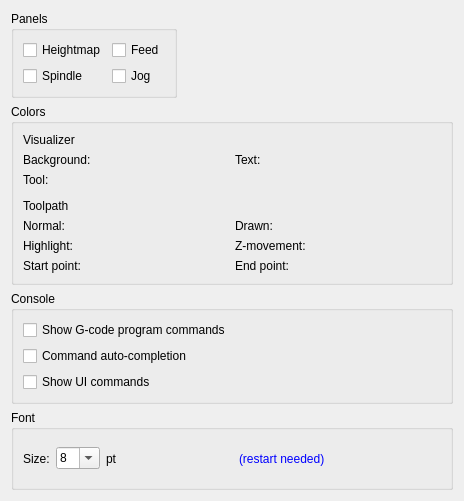
         <widget class="QWidget" name="scrollAreaWidgetContents">
          <property name="geometry">
           <rect>
            <x>0</x>
            <y>0</y>
            <width>464</width>
            <height>501</height>
           </rect>
          </property>
          <layout class="QGridLayout" name="gridLayout_3">
           <item row="0" column="0">
            <layout class="QVBoxLayout" name="verticalLayout_16">
             <item>
              <widget class="GroupBox" name="grpPanels">
               <property name="sizePolicy">
                <sizepolicy hsizetype="Fixed" vsizetype="Preferred">
                 <horstretch>0</horstretch>
                 <verstretch>0</verstretch>
                </sizepolicy>
               </property>
               <property name="title">
                <string>Panels</string>
               </property>
               <layout class="QGridLayout" name="gridLayout_16">
                <item row="0" column="0">
                 <widget class="QCheckBox" name="panelHeightmap">
                  <property name="text">
                   <string>Heightmap</string>
                  </property>
                 </widget>
                </item>
                <item row="0" column="1">
                 <widget class="QCheckBox" name="panelFeed">
                  <property name="text">
                   <string>Feed</string>
                  </property>
                 </widget>
                </item>
                <item row="1" column="1">
                 <widget class="QCheckBox" name="panelJog">
                  <property name="text">
                   <string>Jog</string>
                  </property>
                 </widget>
                </item>
                <item row="1" column="0">
                 <widget class="QCheckBox" name="panelSpindle">
                  <property name="text">
                   <string>Spindle</string>
                  </property>
                 </widget>
                </item>
               </layout>
              </widget>
             </item>
             <item>
              <widget class="GroupBox" name="grpColors">
               <property name="title">
                <string>Colors</string>
               </property>
               <layout class="QVBoxLayout" name="verticalLayout_7">
                <item>
                 <layout class="QGridLayout" name="gridLayout_6" columnstretch="0,0,0,0">
                  <item row="7" column="2">
                   <widget class="QLabel" name="label_20">
                    <property name="text">
                     <string>Z-movement:</string>
                    </property>
                   </widget>
                  </item>
                  <item row="5" column="0">
                   <widget class="QLabel" name="label_21">
                    <property name="text">
                     <string>Toolpath</string>
                    </property>
                    <property name="wordWrap">
                     <bool>true</bool>
                    </property>
                   </widget>
                  </item>
                  <item row="7" column="3">
                   <widget class="ColorPicker" name="clpToolpathZMovement" native="true"/>
                  </item>
                  <item row="2" column="0">
                   <widget class="QLabel" name="label_24">
                    <property name="text">
                     <string>Background:</string>
                    </property>
                   </widget>
                  </item>
                  <item row="7" column="1">
                   <widget class="ColorPicker" name="clpToolpathHighlight" native="true"/>
                  </item>
                  <item row="8" column="1">
                   <widget class="ColorPicker" name="clpToolpathStart" native="true"/>
                  </item>
                  <item row="7" column="0">
                   <widget class="QLabel" name="label_25">
                    <property name="text">
                     <string>Highlight:</string>
                    </property>
                   </widget>
                  </item>
                  <item row="8" column="0">
                   <widget class="QLabel" name="label_26">
                    <property name="text">
                     <string>Start point:</string>
                    </property>
                   </widget>
                  </item>
                  <item row="8" column="3">
                   <widget class="ColorPicker" name="clpToolpathEnd" native="true"/>
                  </item>
                  <item row="8" column="2">
                   <widget class="QLabel" name="label_27">
                    <property name="text">
                     <string>End point:</string>
                    </property>
                   </widget>
                  </item>
                  <item row="2" column="1">
                   <widget class="ColorPicker" name="clpVisualizerBackground" native="true"/>
                  </item>
                  <item row="2" column="3">
                   <widget class="ColorPicker" name="clpVisualizerText" native="true"/>
                  </item>
                  <item row="1" column="0">
                   <widget class="QLabel" name="label_22">
                    <property name="text">
                     <string>Visualizer</string>
                    </property>
                   </widget>
                  </item>
                  <item row="2" column="2">
                   <widget class="QLabel" name="label_28">
                    <property name="text">
                     <string>Text:</string>
                    </property>
                   </widget>
                  </item>
                  <item row="3" column="0">
                   <widget class="QLabel" name="label_19">
                    <property name="text">
                     <string>Tool:</string>
                    </property>
                   </widget>
                  </item>
                  <item row="3" column="1">
                   <widget class="ColorPicker" name="clpTool" native="true"/>
                  </item>
                  <item row="4" column="0">
                   <spacer name="verticalSpacer">
                    <property name="orientation">
                     <enum>Qt::Vertical</enum>
                    </property>
                    <property name="sizeType">
                     <enum>QSizePolicy::Fixed</enum>
                    </property>
                    <property name="sizeHint" stdset="0">
                     <size>
                      <width>20</width>
                      <height>6</height>
                     </size>
                    </property>
                   </spacer>
                  </item>
                  <item row="6" column="2">
                   <widget class="QLabel" name="label_16">
                    <property name="text">
                     <string>Drawn:</string>
                    </property>
                   </widget>
                  </item>
                  <item row="6" column="3">
                   <widget class="ColorPicker" name="clpToolpathDrawn" native="true"/>
                  </item>
                  <item row="6" column="1">
                   <widget class="ColorPicker" name="clpToolpathNormal" native="true"/>
                  </item>
                  <item row="6" column="0">
                   <widget class="QLabel" name="label_23">
                    <property name="text">
                     <string>Normal:</string>
                    </property>
                   </widget>
                  </item>
                 </layout>
                </item>
               </layout>
              </widget>
             </item>
             <item>
              <widget class="QGroupBox" name="grpConsole">
               <property name="sizePolicy">
                <sizepolicy hsizetype="Preferred" vsizetype="Preferred">
                 <horstretch>0</horstretch>
                 <verstretch>0</verstretch>
                </sizepolicy>
               </property>
               <property name="minimumSize">
                <size>
                 <width>0</width>
                 <height>0</height>
                </size>
               </property>
               <property name="title">
                <string>Console</string>
               </property>
               <layout class="QVBoxLayout" name="verticalLayout_12">
                <property name="leftMargin">
                 <number>9</number>
                </property>
                <property name="topMargin">
                 <number>9</number>
                </property>
                <property name="rightMargin">
                 <number>9</number>
                </property>
                <property name="bottomMargin">
                 <number>9</number>
                </property>
                <item>
                 <widget class="QCheckBox" name="showProgramCommands">
                  <property name="text">
                   <string>Show G-code program commands</string>
                  </property>
                 </widget>
                </item>
                <item>
                 <widget class="QCheckBox" name="autoCompletion">
                  <property name="text">
                   <string>Command auto-completion</string>
                  </property>
                 </widget>
                </item>
                <item>
                 <widget class="QCheckBox" name="showUICommands">
                  <property name="text">
                   <string>Show UI commands</string>
                  </property>
                 </widget>
                </item>
               </layout>
              </widget>
             </item>
             <item>
              <widget class="GroupBox" name="groupBox">
               <property name="title">
                <string>Font</string>
               </property>
               <layout class="QHBoxLayout" name="horizontalLayout_10">
                <item>
                 <widget class="QLabel" name="label_29">
                  <property name="text">
                   <string>Size:</string>
                  </property>
                 </widget>
                </item>
                <item>
                 <widget class="QComboBox" name="cboFontSize">
                  <property name="sizePolicy">
                   <sizepolicy hsizetype="Preferred" vsizetype="Fixed">
                    <horstretch>0</horstretch>
                    <verstretch>0</verstretch>
                   </sizepolicy>
                  </property>
                  <property name="editable">
                   <bool>true</bool>
                  </property>
                  <property name="currentText">
                   <string>8</string>
                  </property>
                  <property name="maxCount">
                   <number>10</number>
                  </property>
                  <property name="minimumContentsLength">
                   <number>1</number>
                  </property>
                  <item>
                   <property name="text">
                    <string>8</string>
                   </property>
                  </item>
                  <item>
                   <property name="text">
                    <string>9</string>
                   </property>
                  </item>
                  <item>
                   <property name="text">
                    <string>10</string>
                   </property>
                  </item>
                  <item>
                   <property name="text">
                    <string>11</string>
                   </property>
                  </item>
                  <item>
                   <property name="text">
                    <string>12</string>
                   </property>
                  </item>
                 </widget>
                </item>
                <item>
                 <widget class="QLabel" name="label_30">
                  <property name="text">
                   <string>pt</string>
                  </property>
                 </widget>
                </item>
                <item>
                 <spacer name="horizontalSpacer_2">
                  <property name="orientation">
                   <enum>Qt::Horizontal</enum>
                  </property>
                  <property name="sizeHint" stdset="0">
                   <size>
                    <width>40</width>
                    <height>20</height>
                   </size>
                  </property>
                 </spacer>
                </item>
                <item>
                 <widget class="QLabel" name="label_31">
                  <property name="styleSheet">
                   <string notr="true">color: blue;</string>
                  </property>
                  <property name="text">
                   <string>(restart needed)</string>
                  </property>
                 </widget>
                </item>
                <item>
                 <spacer name="horizontalSpacer_3">
                  <property name="orientation">
                   <enum>Qt::Horizontal</enum>
                  </property>
                  <property name="sizeHint" stdset="0">
                   <size>
                    <width>40</width>
                    <height>20</height>
                   </size>
                  </property>
                 </spacer>
                </item>
               </layout>
              </widget>
             </item>
            </layout>
           </item>
          </layout>
         </widget>
